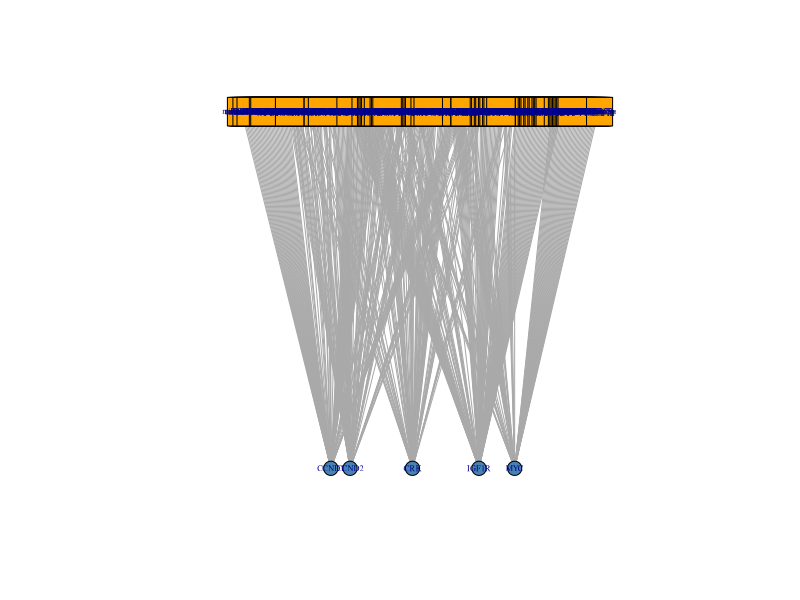
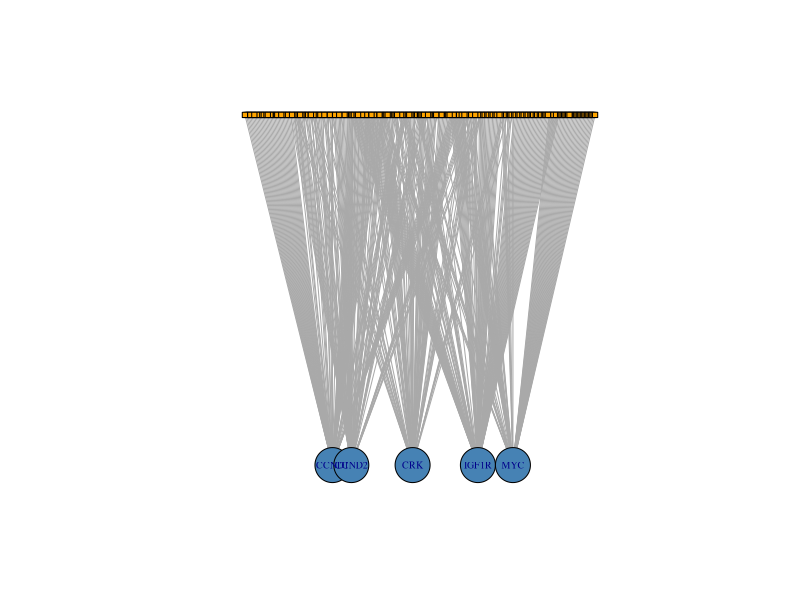
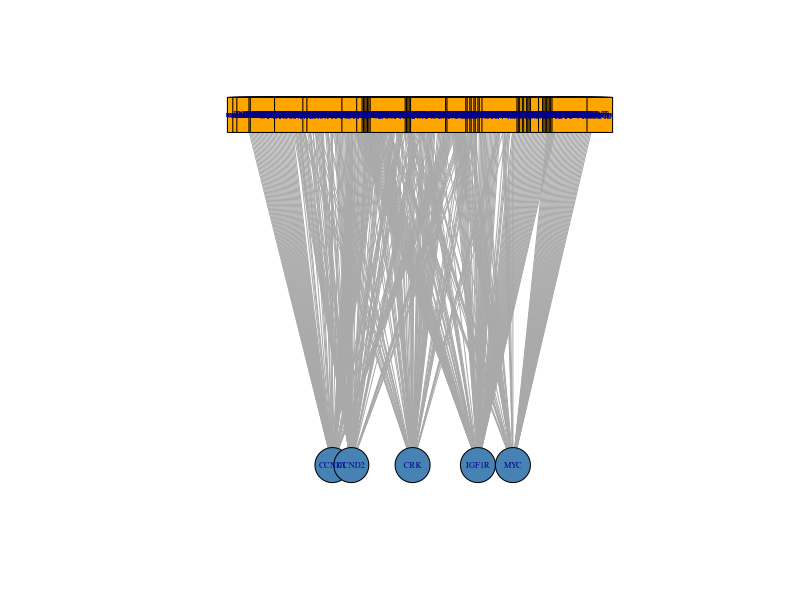
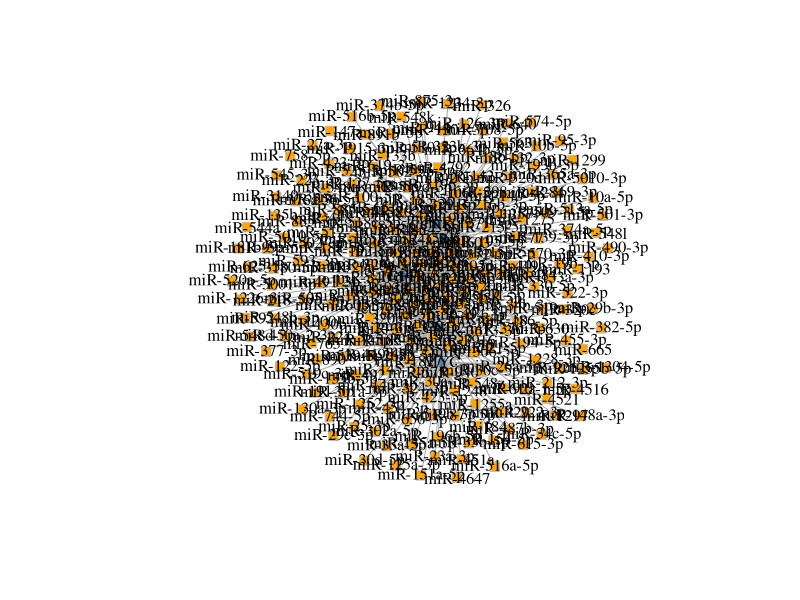
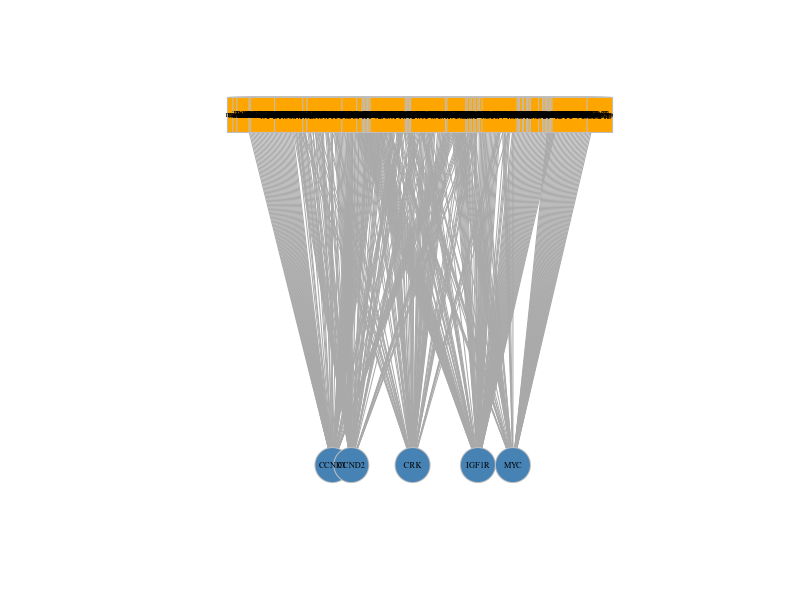
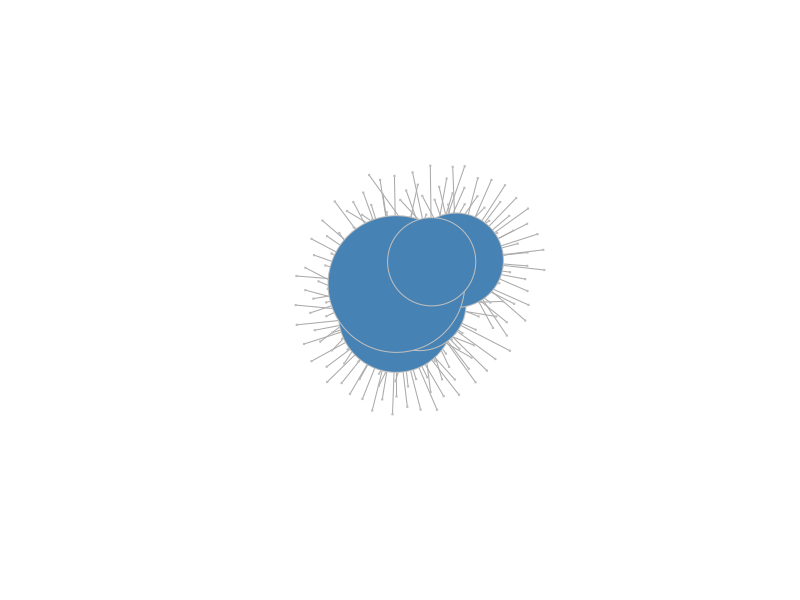
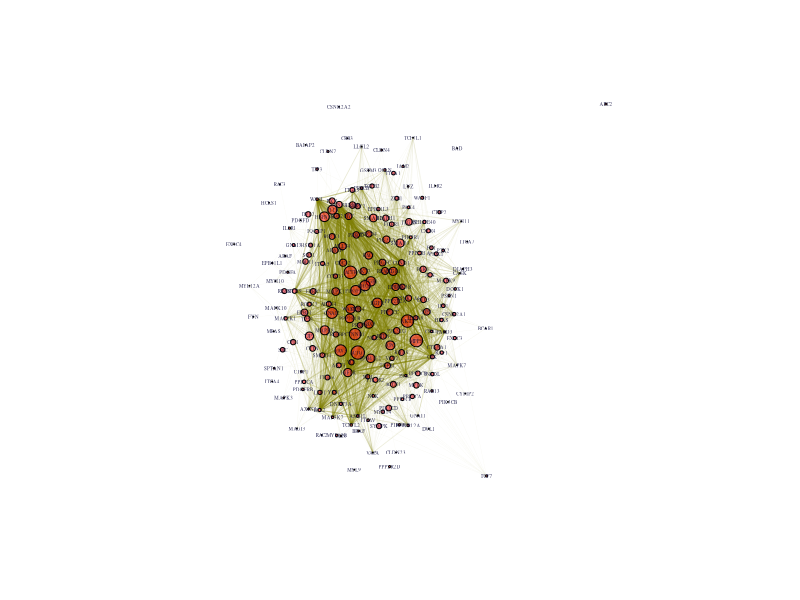
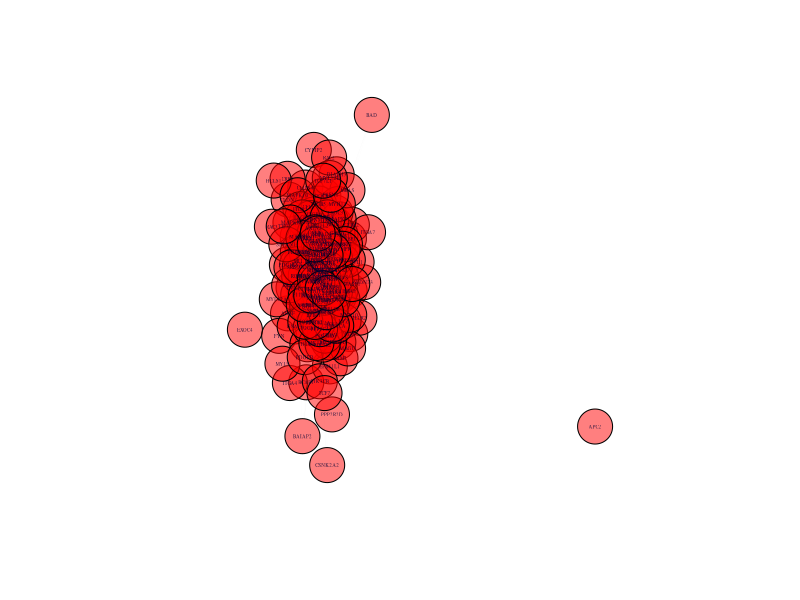

Source code (R) for these figures, in order:


## Comment the code
## Install packages
if (!require("rstudioapi")) {
  install.packages("rstudioapi", dependencies = TRUE)
  library(rstudioapi)
}

if (!require("ggplot2")) {
  install.packages("ggplot2", dependencies = TRUE)
  library(ggplot2)
}

if (!require("MASS")) {
  install.packages("MASS", dependencies = TRUE)
  library(MASS)
}

if (!require("Matrix")) {
  install.packages("Matrix", dependencies = TRUE)
  library(Matrix)
}

if (!require("igraph")) {
  install.packages("igraph", dependencies = TRUE)
  library(igraph)
}

# Set working directory to source file location
setwd(dirname(getActiveDocumentContext()$path))       

#Read .csv file into R data
miR <- read.csv("../Data/MirWalk_Trimmed.csv", header=TRUE)

nt <- read.csv("../Data/MirWalk_Subset.csv", header=TRUE)


## Part 1:
## FREQUENCY DISTRIBUTIONS
## Plot frequency distributions of mRNA targets per miRNA, and targeting miRNAs per mRNA
## Tabulate the miRWalk output and run a frequency distribution for mRNA-miR/miR-mRNA targeting stats

#View(miR)
summary(miR)
summary(nt)

## FULL SET HISTOGRAMS
##  histogram miRNA targets per mRNA

Gene = miR$Gene
Gene.freq = table(Gene)
GeneTable <- cbind(Gene.freq)
colors = c("lightgreen")


png("../Fig_Output/H1.png")
H1 <- hist(GeneTable, freq=FALSE, 
           main="miRNA Targets per mRNA: Density Plot", xlab = "# miRNAs targeting mRNA", breaks=50, col="lightgreen")

curve(dnorm(x, mean=mean(Gene.freq), sd=sd(Gene.freq)), add=TRUE, col="blue", lwd=2)
print(H1)
dev.off()

## histogram mRNAs targeted by miRNA

miRNA = miR$miRNA
miRNA.freq = table(miRNA)
miRTable <- cbind(miRNA.freq)
colors = c("lightgreen")


png("../Fig_Output/H2.png")
H2 <- hist(miRTable, freq=FALSE, 
           main = "mRNA targets per miRNA: Density Plot", xlab = "# of mRNAs targeted", breaks=20, col = "lightgreen")

curve(dnorm(x, mean=mean(miRNA.freq), sd=sd(miRNA.freq)), add=TRUE, col="blue", lwd=2)
print(H2)
dev.off()


## Visualize the complete bipartite graph
## https://rpubs.com/pjmurphy/317838
## Make a graph object from list
gNT <- graph.data.frame(nt)
gFULL <- graph.data.frame(miR)


## Eliminate the arrowheads. (the graph is assigned as a directed)
## (https://igraph.org/r/doc/as.directed.html)

gNT <- as.undirected(gNT, mode = c("collapse", "each", "mutual"),
                     edge.attr.comb = igraph_opt("edge.attr.comb"))

## Simplify and make a graph gNT into a bipartite network

bipartite.mapping(gNT)

V(gNT)$type <- bipartite_mapping(gNT)$type

#plot(gNT)
#plot(gNT, vertex.label.cex = 1.0, vertex.label.color = "black")

## Format the labels and node shape/color
## Formatting for bipartite plots
##  https://kateto.net/netscix2016.html

V(gNT)$color <- ifelse(V(gNT)$type, "steelblue", "lightgreen")
V(gNT)$shape <- ifelse(V(gNT)$type, "circle", "square")

V(gNT)$color <- c("orange", "steelblue")[V(gNT)$type+1]
V(gNT)$shape <- c("square", "circle")[V(gNT)$type+1]
V(gNT)$size <- c(1.5, 20)[V(gNT)$type+1]
V(gNT)$label.cex <- c(0.0001, 1.0)[V(gNT)$type+1]

V(gNT)$label.cex <- c(0.0001, 0.6)[V(gNT)$type+1]
V(gNT)$size <- c(3, 20)[V(gNT)$type+1]


png("../Fig_Output/gNTplot.png")
gNTplot <- plot(gNT)
print(gNTplot)
dev.off()

png("../Fig_Output/gNTbipart.png")
gNTplot <- plot(gNT, layout=layout.bipartite)
print(gNTplot)
dev.off()

#  V(gNT)$label[V(gNT)$type==F] <- nt$miRNA[V(gNT)$type==F]

plot(gNT, layout=layout.bipartite, vertex.label.cex=0.5, vertex.size=(2-V(gNT)$type)*8)

plot(gNT, layout=layout.bipartite)

plot(gNT, layout=layout.bipartite, vertex.size=20, vertex.label.cex=0.5)

V(gNT)$label.color <- "black" ##ifelse(V(gNT)$type, "black", "white")
## V(gNT)$label.font <-  0.6
V(gNT)$label.cex <- 1 ##ifelse(V(gNT)$type, 0.8, 1.2)
## V(gNT)$label.dist <-0
V(gNT)$frame.color <-  "gray"
V(gNT)$size <- 5

plot(gNT, layout = layout_with_graphopt)

plot(gNT, layout=layout.bipartite, vertex.size=20, vertex.label.cex=0.5)


## Analyze the network as a single-mode network
## According to https://rpubs.com/pjmurphy/317838


## Calculating centrality

types <- V(gNT)$type                 ## getting each vertex `type` let's us sort easily
deg <- degree(gNT)
bet <- betweenness(gNT)
clos <- closeness(gNT)
eig <- eigen_centrality(gNT)$vector

cent_df <- data.frame(types, deg, bet, clos, eig)

cent_df[order(cent_df$type, decreasing = TRUE),] ## sort w/ `order` by `type`

## Export summary table of cent_df data frame
## Using code from https://www.youtube.com/watch?v=WjpcbmcJjjM

head(cent_df)
write.table(summary(cent_df), file="Subset.csv", sep=",")

## Size vertices by centralitry
V(gNT)$size <- degree(gNT)
V(gNT)$label.cex <- degree(gNT) * 0.000000000000000000001

gplot <- plot(gNT, layout = layout_with_graphopt)

## Save the Graph plot as .png file into fig_output
png("../fig_output/graph.png")
print(gplot)
dev.off()

##NETWORK GRAPH
##Create and plot a network graph from the adjacency list

#Convert into data frame
miRFrame <- data.frame(person=miR$Gene, gr=miR$miRNA, stringsAsFactors = F)

##Treat the adjacenty list as a bipartite network (coding genes and miRNAs each constitute the two bipartite modes of the network).
##Code was derived from social network modelling from the blog of Solomon Messing.
##https://solomonmessing.wordpress.com/2012/09/30/working-with-bipartiteaffiliation-network-data-in-r/

#Use functions from the R Matrix package to create an adjacency matrix 'A' from the imported list.
library(Matrix)

A <- spMatrix(nrow=length(unique(miRFrame$person)),
              ncol=length(unique(miRFrame$gr)),
              i = as.numeric(factor(miRFrame$person)),
              j = as.numeric(factor(miRFrame$gr)),
              x = rep(1, length(as.numeric(miRFrame$person))) )

row.names(A) <- levels(factor(miRFrame$person))
colnames(A) <- levels(factor(miRFrame$gr))
A

Arow <- tcrossprod(A)
Arow
head(Arow)

##Use the R Igraph package to create a network graph object.
library(igraph)

miRgraphAdj <- graph.adjacency(Arow, mode = 'undirected')
summary(miRgraphAdj)

##make each edge weight become 1, and then sum them back into an edge attribute
#http://stackoverflow.com/questions/12998456/r-igraph-convert-parallel-edges-to-weight-attribute
E(miRgraphAdj)$weight
E(miRgraphAdj)$weight <- 1
miRgraphAdj <- simplify(miRgraphAdj, edge.attr.comb=list(weight="sum"))

E(miRgraphAdj)$width <- E(miRgraphAdj)$weight
E(miRgraphAdj)$width
# direct output to a file
sink("EdgeFile", append=FALSE, split=FALSE)

##Assign vertex label attributes, color and font
V(miRgraphAdj)$label <- V(miRgraphAdj)$name
V(miRgraphAdj)$label.color <- rgb(0,0,.2,.8)
V(miRgraphAdj)$label.cex <- .6
V(miRgraphAdj)$label.cex <- .3
V(miRgraphAdj)$label.font <- 1
V(miRgraphAdj)$color <- rgb(1,0,0,.5)

miRgraphAdj <- simplify(miRgraphAdj, remove.loops = TRUE, remove.multiple = TRUE)

##Assign transparency as a function of Edge weight
egam <- (E(miRgraphAdj)$weight)/max(E(miRgraphAdj)$weight)
E(miRgraphAdj)$color <- rgb(.5,.5,0,egam)

##Plot the graph object, with vertex size as a function of 'betweeness' and edge width a function of edge weight.
##Apply scaling functions to create resolution for visual interpretation of the graph.
##Here, the user-derived betweeness(mirgraphAdj/33) and log(E(miRgraphAdj)$weight) were user-derived to reduce the 'hairball' and facilitate interpretation
plot(miRgraphAdj, vertex.size=betweenness(miRgraphAdj)/33, edge.width=log10(E(miRgraphAdj)$weight), layout=layout.kamada.kawai)


##For scaling vertex.size and edge widths for different graphs:
##plot(miRgraphAdj, vertex.size=betweenness(miRgraphAdj)/V_Scaling_Factor, edge.width=E_Scaling_Factor(E(miRgraphAdj)$weight), layout=layout.kamada.kawai)

##For the 5-gene subgraph found in Fig.3C (Input file 'Subset.R'):
plot(miRgraphAdj, vertex.size=20, edge.width=(E(miRgraphAdj)$weight)/10, layout=layout.fruchterman.reingold)
